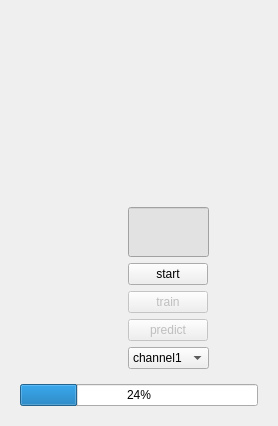
      <widget class="QWidget" name="tab">
       <attribute name="title">
        <string>Mode-1</string>
       </attribute>
       <layout class="QGridLayout" name="gridLayout_6">
        <item row="0" column="0">
         <widget class="QWidget" name="widget" native="true">
          <layout class="QVBoxLayout" name="wholeLayout_3" stretch="3,3,1">
           <item>
            <widget class="QWidget" name="widget" native="true">
             <property name="maximumSize">
              <size>
               <width>16777215</width>
               <height>800</height>
              </size>
             </property>
             <layout class="QHBoxLayout" name="predictLayout_2" stretch="6,1">
              <property name="rightMargin">
               <number>10</number>
              </property>
              <item>
               <widget class="QWidget" name="imageWidget_3" native="true">
                <layout class="QHBoxLayout" name="horizontalLayout_9">
                 <property name="leftMargin">
                  <number>10</number>
                 </property>
                 <property name="topMargin">
                  <number>5</number>
                 </property>
                 <property name="rightMargin">
                  <number>10</number>
                 </property>
                 <property name="bottomMargin">
                  <number>5</number>
                 </property>
                 <item>
                  <layout class="QVBoxLayout" name="imageLayout_3" stretch="7">
                   <property name="sizeConstraint">
                    <enum>QLayout::SetFixedSize</enum>
                   </property>
                   <item>
                    <layout class="QHBoxLayout" name="motion_image_mode1">
                     <property name="spacing">
                      <number>6</number>
                     </property>
                    </layout>
                   </item>
                  </layout>
                 </item>
                </layout>
               </widget>
              </item>
              <item>
               <widget class="QLabel" name="predictGesture_3">
                <property name="text">
                 <string/>
                </property>
               </widget>
              </item>
             </layout>
            </widget>
           </item>
           <item>
            <widget class="QWidget" name="channel_layer" native="true">
             <property name="maximumSize">
              <size>
               <width>16777215</width>
               <height>16777215</height>
              </size>
             </property>
             <layout class="QHBoxLayout" name="signalLayout_2" stretch="5,1">
              <property name="leftMargin">
               <number>1</number>
              </property>
              <item>
               <widget class="QCustomPlot" name="customPlot_mode1" native="true">
                <property name="sizePolicy">
                 <sizepolicy hsizetype="Expanding" vsizetype="Expanding">
                  <horstretch>0</horstretch>
                  <verstretch>0</verstretch>
                 </sizepolicy>
                </property>
               </widget>
              </item>
              <item>
               <layout class="QVBoxLayout" name="keyLayout_2">
                <property name="leftMargin">
                 <number>40</number>
                </property>
                <property name="rightMargin">
                 <number>40</number>
                </property>
                <item>
                 <widget class="QLineEdit" name="remind_mode1">
                  <property name="sizePolicy">
                   <sizepolicy hsizetype="Expanding" vsizetype="Expanding">
                    <horstretch>0</horstretch>
                    <verstretch>0</verstretch>
                   </sizepolicy>
                  </property>
                  <property name="minimumSize">
                   <size>
                    <width>70</width>
                    <height>50</height>
                   </size>
                  </property>
                  <property name="font">
                   <font>
                    <family>Times New Roman</family>
                    <pointsize>12</pointsize>
                    <weight>75</weight>
                    <italic>false</italic>
                    <bold>true</bold>
                   </font>
                  </property>
                  <property name="styleSheet">
                   <string notr="true">color: rgb(255, 0, 0);
background-color: rgb(226, 226, 226);</string>
                  </property>
                  <property name="text">
                   <string/>
                  </property>
                  <property name="alignment">
                   <set>Qt::AlignCenter</set>
                  </property>
                 </widget>
                </item>
                <item>
                 <spacer name="verticalSpacer_4">
                  <property name="orientation">
                   <enum>Qt::Vertical</enum>
                  </property>
                  <property name="sizeHint" stdset="0">
                   <size>
                    <width>20</width>
                    <height>28</height>
                   </size>
                  </property>
                 </spacer>
                </item>
                <item>
                 <widget class="QPushButton" name="mode1_start">
                  <property name="sizePolicy">
                   <sizepolicy hsizetype="Fixed" vsizetype="Fixed">
                    <horstretch>0</horstretch>
                    <verstretch>0</verstretch>
                   </sizepolicy>
                  </property>
                  <property name="text">
                   <string>start</string>
                  </property>
                 </widget>
                </item>
                <item>
                 <spacer name="verticalSpacer_5">
                  <property name="orientation">
                   <enum>Qt::Vertical</enum>
                  </property>
                  <property name="sizeHint" stdset="0">
                   <size>
                    <width>20</width>
                    <height>28</height>
                   </size>
                  </property>
                 </spacer>
                </item>
                <item>
                 <widget class="QPushButton" name="mode1_train">
                  <property name="enabled">
                   <bool>false</bool>
                  </property>
                  <property name="sizePolicy">
                   <sizepolicy hsizetype="Fixed" vsizetype="Fixed">
                    <horstretch>0</horstretch>
                    <verstretch>0</verstretch>
                   </sizepolicy>
                  </property>
                  <property name="text">
                   <string>train</string>
                  </property>
                 </widget>
                </item>
                <item>
                 <spacer name="verticalSpacer_6">
                  <property name="orientation">
                   <enum>Qt::Vertical</enum>
                  </property>
                  <property name="sizeHint" stdset="0">
                   <size>
                    <width>20</width>
                    <height>28</height>
                   </size>
                  </property>
                 </spacer>
                </item>
                <item>
                 <widget class="QPushButton" name="mode1_predict">
                  <property name="enabled">
                   <bool>false</bool>
                  </property>
                  <property name="sizePolicy">
                   <sizepolicy hsizetype="Fixed" vsizetype="Fixed">
                    <horstretch>0</horstretch>
                    <verstretch>0</verstretch>
                   </sizepolicy>
                  </property>
                  <property name="layoutDirection">
                   <enum>Qt::LeftToRight</enum>
                  </property>
                  <property name="text">
                   <string>predict</string>
                  </property>
                 </widget>
                </item>
                <item>
                 <spacer name="verticalSpacer_8">
                  <property name="orientation">
                   <enum>Qt::Vertical</enum>
                  </property>
                  <property name="sizeHint" stdset="0">
                   <size>
                    <width>20</width>
                    <height>28</height>
                   </size>
                  </property>
                 </spacer>
                </item>
                <item>
                 <widget class="QComboBox" name="channelBox_2">
                  <property name="enabled">
                   <bool>true</bool>
                  </property>
                  <property name="sizePolicy">
                   <sizepolicy hsizetype="Fixed" vsizetype="Fixed">
                    <horstretch>0</horstretch>
                    <verstretch>0</verstretch>
                   </sizepolicy>
                  </property>
                  <property name="layoutDirection">
                   <enum>Qt::LeftToRight</enum>
                  </property>
                  <property name="currentText">
                   <string>channel1</string>
                  </property>
                  <property name="sizeAdjustPolicy">
                   <enum>QComboBox::AdjustToContents</enum>
                  </property>
                  <item>
                   <property name="text">
                    <string>channel1</string>
                   </property>
                  </item>
                  <item>
                   <property name="text">
                    <string>channel2</string>
                   </property>
                  </item>
                  <item>
                   <property name="text">
                    <string>channel3</string>
                   </property>
                  </item>
                  <item>
                   <property name="text">
                    <string>channel4</string>
                   </property>
                  </item>
                  <item>
                   <property name="text">
                    <string>channel5</string>
                   </property>
                  </item>
                  <item>
                   <property name="text">
                    <string>channel6</string>
                   </property>
                  </item>
                  <item>
                   <property name="text">
                    <string>channel7</string>
                   </property>
                  </item>
                  <item>
                   <property name="text">
                    <string>channel8</string>
                   </property>
                  </item>
                 </widget>
                </item>
                <item>
                 <spacer name="verticalSpacer_10">
                  <property name="orientation">
                   <enum>Qt::Vertical</enum>
                  </property>
                  <property name="sizeHint" stdset="0">
                   <size>
                    <width>20</width>
                    <height>28</height>
                   </size>
                  </property>
                 </spacer>
                </item>
               </layout>
              </item>
             </layout>
            </widget>
           </item>
           <item>
            <widget class="QProgressBar" name="train_progressBar_mode1">
             <property name="value">
              <number>24</number>
             </property>
            </widget>
           </item>
          </layout>
         </widget>
        </item>
       </layout>
      </widget>
